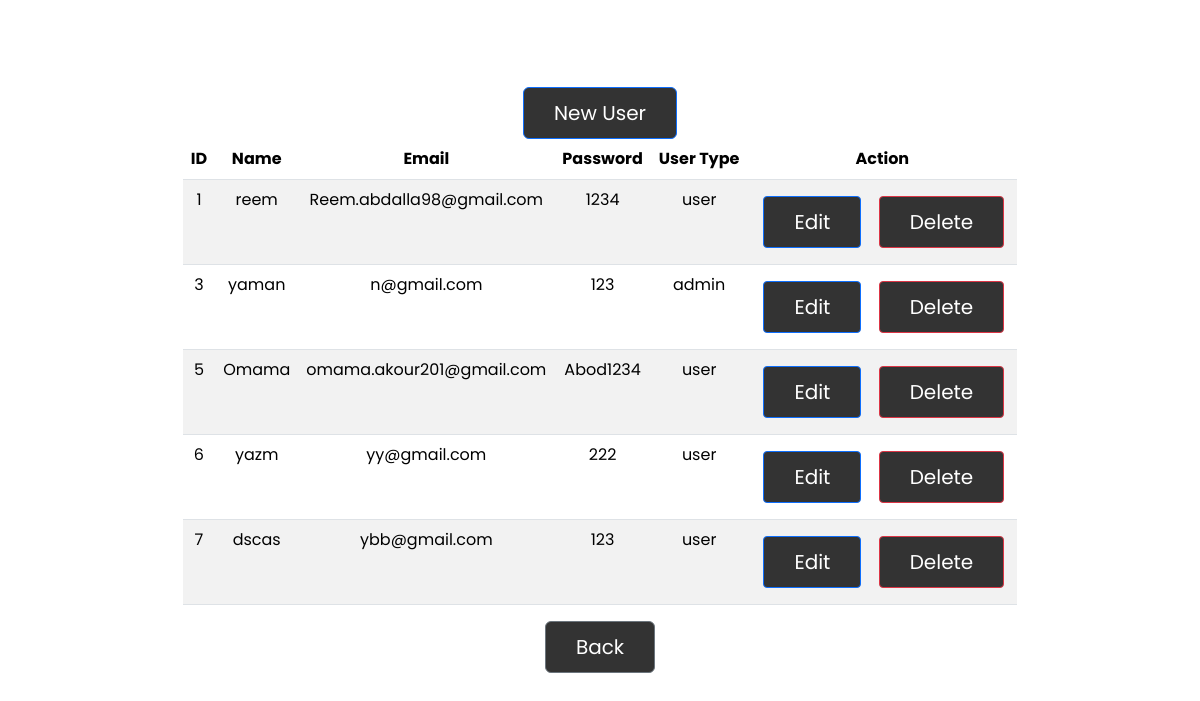
Page /admin_user_page.php on the committed database.
### tables this page shows
CREATE TABLE `users` (
  `id` int(11) NOT NULL,
  `name` varchar(50) DEFAULT NULL,
  `email` varchar(50) DEFAULT NULL,
  `password` varchar(50) DEFAULT NULL,
  `user_type` varchar(50) DEFAULT 'user',
  `events_id` int(11) DEFAULT NULL
);

### admin_user_page.php (the view, shortened to what this page needs)
<!DOCTYPE html>
<html lang="en">
<head>
   <link rel="stylesheet" href="https://cdn.jsdelivr.net/npm/bootstrap@5.3.2/dist/css/bootstrap.min.css">
   <link rel="stylesheet" href="css/style.css">
</head>
<body>
<div class="container">
   <div class="content">
      <a class="btn btn-primary" href="create_user.php" role="button">New User</a><br>
      <table class="table table-striped">
         <thead class="thead-dark">
            <tr>
               <th>ID</th>
               <th>Name</th>
               <th>Email</th>
               <th>Password</th>
               <th>User Type</th>
               <th>Action</th>
            </tr>
         </thead>
         <tbody>
            <?php
            $conn = mysqli_connect('localhost', 'root', '', 'test333');
            $sql = "SELECT * FROM users";
            $result = $conn->query($sql);
            while ($row = $result->fetch_assoc()) {
               echo "<tr>
                    <td>$row[id]</td>
                    <td>$row[name]</td>
                    <td>$row[email]</td>
                    <td>$row[password]</td>
                    <td>$row[user_type]</td>
                    <td>
                        <a class='btn btn-primary btn-sm m-2' href='edit_user.php?id=$row[id]'>Edit</a>
                        <a class='btn btn-danger btn-sm' href='delete_user.php?id=$row[id]'>Delete</a>
                    </td>
                </tr>";
            }
            ?>
         </tbody>
      </table>
      <a href="admin_page.php" class="btn btn-secondary">Back</a>
   </div>
</div>
</body>
</html>

### css/style.css (style rules this page uses)
* { font-family: 'Poppins', sans-serif; margin: 0; padding: 0; box-sizing: border-box; outline: none; border: none; text-decoration: none; }
.container { min-height: 100vh; display: flex; align-items: center; justify-content: center; padding: 20px; padding-bottom: 60px; }
.container .content { text-align: center; }
.container .content .btn { display: inline-block; padding: 10px 30px; font-size: 20px; background: #333; color: #fff; margin: 0 5px; text-transform: capitalize; }

### rows in the picture
users: id "1", name "reem", email "Reem.abdalla98@gmail.com", password "1234", user_type "user"
users: id "3", name "yaman", email "n@gmail.com", password "123", user_type "admin"
users: id "5", name "Omama", email "omama.akour201@gmail.com", password "Abod1234", user_type "user"
users: id "6", name "yazm", email "yy@gmail.com", password "222", user_type "user"
users: id "7", name "dscas", email "ybb@gmail.com", password "123", user_type "user"
